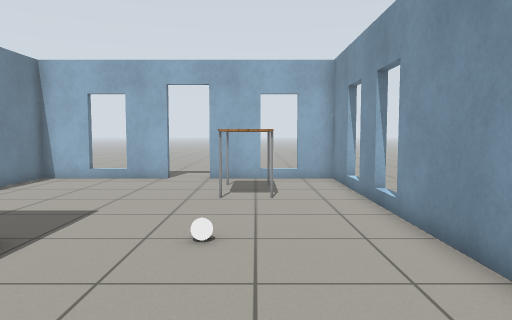
View 1 (above)

16 first-person views from a walk through a Gazebo world. The camera is 0.94 m above the floor, tilts 4° down and sees 70° across. The floor is counted in squares, 0.5 m on a side. Each view is taken from the middle of a square. On the plan, view 1 faces up. The plan holds only what a view shows up to about 18 squares ahead; the rest is blank. Robots are left out. Simple patterns stand in for the simulator's built-in surfaces.

View 2
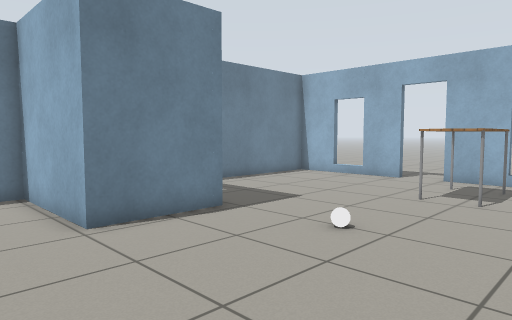

View 3
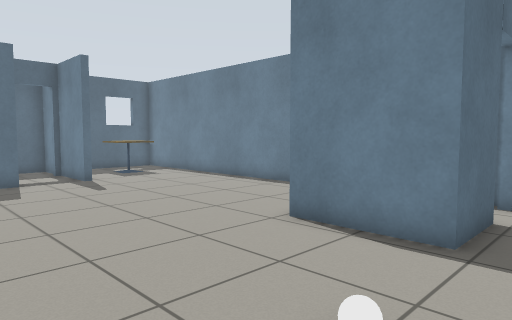

View 4
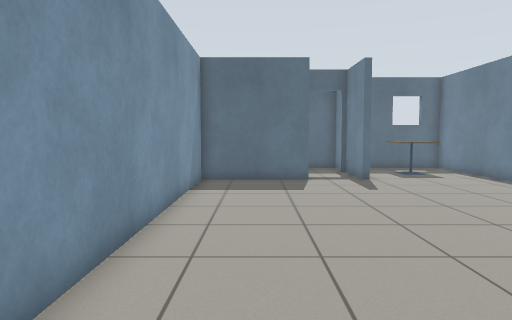

View 5
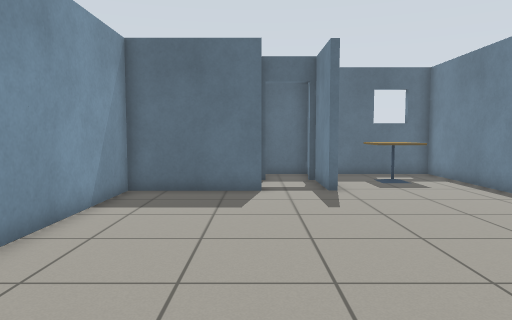

View 6
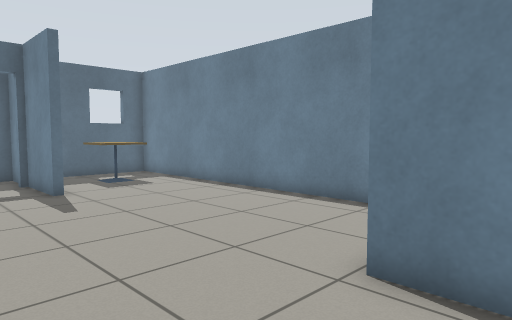

View 7
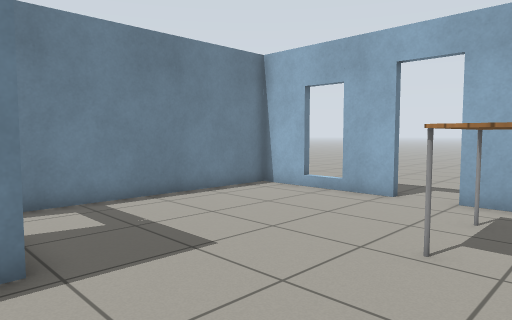

View 8
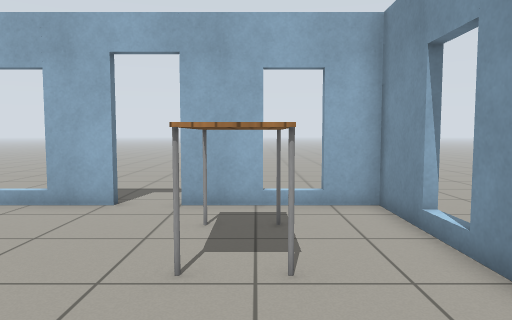

View 9
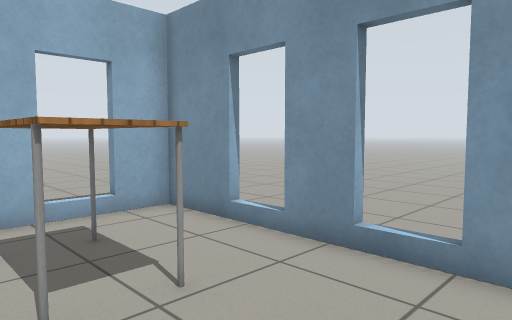

View 10
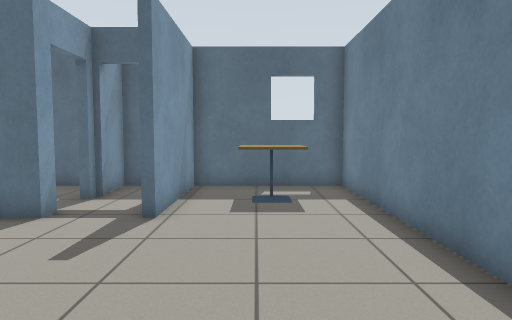

View 11
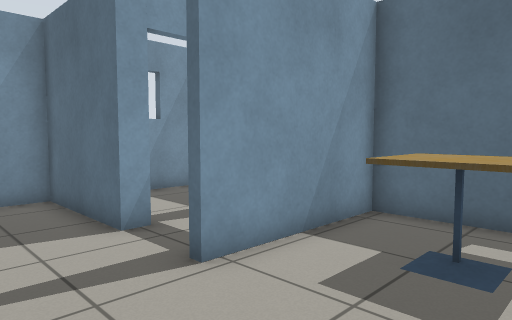

View 12
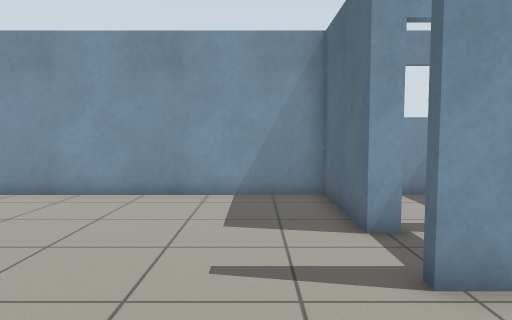

View 13
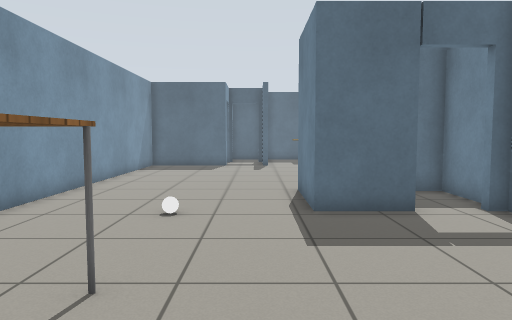

View 14
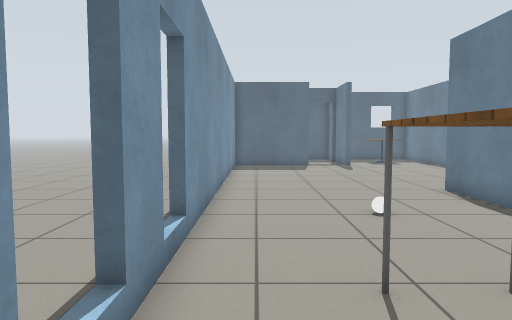

View 15
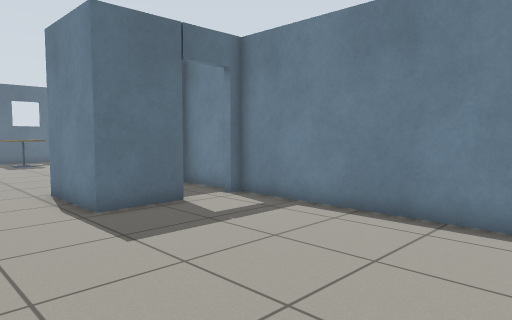

View 16
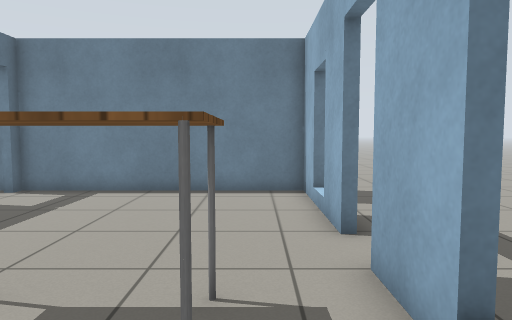

### Floor plan
Points are (right, up) in squares from view 1. A wall is a line through its corners. A room is listed if a view was taken in it or the views show most of it. See-through windows are left out.
Room 1 (views 1, 2, 3, 4, 5, 6, 7, 8, 9, 10, 11, 12, 13, 14, 15, 16)
walls: (-7, 6.2) (-4.4, 6.2) (-4.4, 2.7) (-9.2, 2.7) (-9.2, 2); (-9.2, 0.2) (-9.2, -12.3) (-3.7, -12.3) (-3.7, -7.1); (-3.4, -7.1) (-3.4, -10); (-1.2, -7.9) (-1.2, -7.1) (3.3, -7.1) (3.3, 15.6) (-2, 15.6); (-3.8, 15.6) (-9.2, 15.6) (-9.2, 6.2)
ways out: open door at (-2.5, -10) to room 2; open door at (-7.5, 6); open door at (-2.5, 16); open door at (-1, -8.5); gap at (-7, 16); gap at (0, 16); gap at (2, 16)
objects: cafe table (-7, -10) to (-6, -9); white ball (-1, 6); table (-1, 11) to (0, 13)
Room 2 (no view inside)
walls: (-3.4, -11) (-3.4, -12.3) (-1.2, -12.3) (-1.2, -10.6)
ways out: open door at (-2.5, -10) to room 1

Positions as (right, up) in squares from view 1, and headings:
1: (0, 0), facing up
2: (3, 0), facing up-left
3: (2, 8), facing down-left
4: (1, 8), facing down
5: (-1, 5), facing down
6: (0, 5), facing down-left
7: (1, 5), facing up-left
8: (0, 6), facing up
9: (-2, 7), facing up-right
10: (-6, 1), facing down
11: (-8, -4), facing down-right
12: (-8, -5), facing right
13: (-3, 15), facing down
14: (2, 15), facing down
15: (-1, 15), facing down-left
16: (3, 14), facing left
